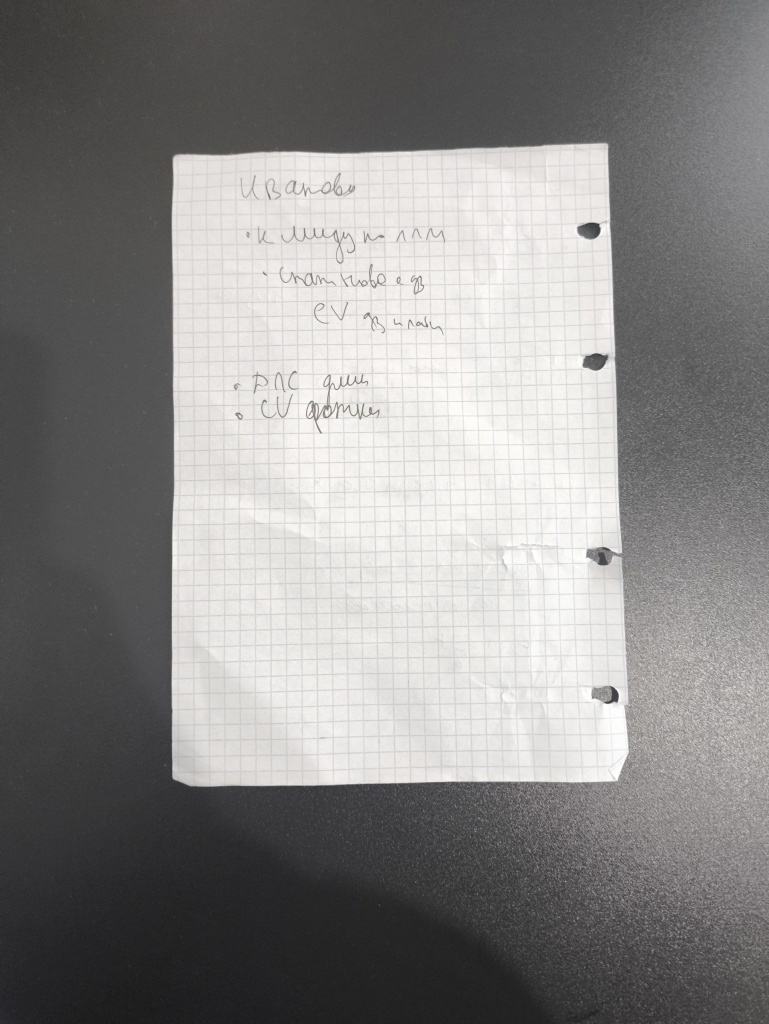
#> input picture HW2/data/01.jpg, 769 x 1024 px
$ python -i docscan.py   (imports and definitions only)
#> lines starting #> are read from the running program, lines starting #| are printed output that depends on the picture; after the words box and inside, x2 and y2 are one past the last pixel; in counts of white or black regions, pixels touching at a corner belong together
# -*- coding: utf-8 -*-
"""ДЗ 2 «Сканер документов» — шаблон.

Запуск:  python docscan.py <команда> [аргументы]      (список команд — README.md)

Тринадцать функций с пометкой TODO — ваша работа; всё остальное (разбор
аргументов, чтение и запись, склейка этапов, разметка кликами, прогон по
набору, цикл видео) дано готовым. Склейку ``detect`` можно менять и улучшать;
имена и сигнатуры функций с TODO не меняйте — по ним работают тесты и проверка.
Самопроверка: ``pytest tests -q``.
"""
import argparse
import csv
import glob
import io
import itertools
import json
import os
import sys
import time

import cv2
import numpy as np

__version__ = "1.0"

A4 = 210.0 / 297.0                                  # W / H листа A4 в книжной ориентации
NOISE_KERNEL = np.float32([[1, -2, 1], [-2, 4, -2], [1, -2, 1]])   # разность двух лапласианов: Σh = 0, Σh² = 36

# --------------------------------------------------------------- ввод-вывод ---


# [18 lines left out: functions imread, imwrite, not called in this run]


def as_uint8(x):
    """float → uint8 только через обрезку (правило курса: uint8 переполняется молча)."""
    return np.clip(np.round(x), 0, 255).astype(np.uint8)


def to_gray(img):
    return cv2.cvtColor(img, cv2.COLOR_BGR2GRAY) if img.ndim == 3 else img


def work_image(img, long_side=640):
    """Кадр → серый рабочего размера (длинная сторона ≤ long_side, INTER_AREA — правило L4) и масштаб.

    Лист ищем на уменьшенном кадре: текст сливается в серое, границы листа остаются, а счёт
    дешевеет вчетверо на каждое уменьшение вдвое — без этого не будет 10 кадров в секунду.
    """
    h, w = img.shape[:2]
    scale = min(1.0, float(long_side) / max(h, w))
    if scale < 1.0:
        img = cv2.resize(img, (int(round(w * scale)), int(round(h * scale))), interpolation=cv2.INTER_AREA)
    return to_gray(img), scale


def to_full(pts, scale):
    """Координаты рабочего кадра → исходного: центр пикселя — в (x + 0.5), отсюда поправка на полпикселя (L4)."""
    return (np.asarray(pts, np.float32) + 0.5) / scale - 0.5


# ------------------------------------------------------------ 1. предобработка ---


def estimate_noise(gray):
    """Оценка σ шума по одному кадру, без эталона (в кодах яркости).

    Кадр сворачивается с NOISE_KERNEL — ядро гасит постоянную, наклон и прямые края вдоль осей,
    шум проходит: у белого шума σ отклик имеет σ_r = σ · sqrt(Σh²) = 6σ (формула L5).
    σ_r оцениваем робастно, через медиану модуля: для нормального закона median|r| = 0.6745 · σ_r —
    так текст и края (выбросы) оценку почти не сдвигают.
    """
    g = gray.astype(np.float32)
    r = cv2.filter2D(g, -1, NOISE_KERNEL, borderType=cv2.BORDER_REFLECT)[1:-1, 1:-1]
    return float(np.median(np.abs(r)) / 0.6745 / 6.0)


def denoise(gray, noise_sigma, target=1.0, lo=1.0, hi=3.0):
    """Сглаживание Гауссом, σ фильтра — по измеренному шуму. Возвращает (кадр, σ фильтра).

    Гаусс с σ_f оставляет от шума σ_n · sqrt(Σh²) ≈ σ_n / (2 · sqrt(π) · σ_f) (L5). Отсюда σ_f, при которой
    остаётся target кодов; меньше lo не берём (Canny на несглаженном кадре ловит зерно), больше hi — тоже (углы листа скругляются).
    """
    sigma_f = float(np.clip(noise_sigma / (2.0 * np.sqrt(np.pi) * target), lo, hi))
    return cv2.GaussianBlur(gray, (0, 0), sigma_f), sigma_f


# [5 lines left out: function noise_after_filter, not called in this run]


def erase_text(gray, k=9):
    """Серое закрытие (L3) ядром k × k стирает тёмные детали уже k px — строки текста, линии таблицы, волокна дерева.

    Границу «светлый лист / тёмный стол» закрытие не сдвигает и не размывает. k = 0 — шаг выключен:
    сравните карту краёв с ним и без него (команда edges, ключ --close).
    """
    return cv2.morphologyEx(gray, cv2.MORPH_CLOSE, np.ones((k, k), np.uint8)) if k and k > 1 else gray


# ------------------------------------------------------------------ 2. края ---


def auto_canny(gray, k=0.33):
    """Canny с порогами от медианы яркости кадра: lo = (1 − k) · m, hi = (1 + k) · m. Возвращает (края 0/255, (lo, hi)).

    Правило из туториалов — в отчёте его нужно проверить измерением на своих кадрах, а не принять на веру.
    """
    m = float(np.median(gray))
    lo = int(np.clip(round((1.0 - k) * m), 0, 255))
    hi = int(np.clip(round((1.0 + k) * m), 0, 255))
    return cv2.Canny(gray, lo, hi, L2gradient=True), (lo, hi)


# ------------------------------------------------------- 3a. путь «контуры» ---


def quad_from_contours(edges, min_area=0.10, eps=0.02, close_k=5, top=5):
    """Карта краёв → четыре угла листа float32 (4, 2) или None.

    Закрытие (чтобы граница листа замкнулась) → findContours → крупнейшие по площади → approxPolyDP
    с допуском eps · периметр → первый выпуклый четырёхугольник площадью ≥ min_area кадра.
    """
    h, w = edges.shape[:2]
    kern = np.ones((close_k, close_k), np.uint8)
    closed = cv2.morphologyEx(edges, cv2.MORPH_CLOSE, kern)
    cnts = cv2.findContours(closed, cv2.RETR_LIST, cv2.CHAIN_APPROX_SIMPLE)[-2]
    cnts = sorted(cnts, key=cv2.contourArea, reverse=True)[:top]
    for c in cnts:
        approx = cv2.approxPolyDP(c, eps * cv2.arcLength(c, True), True)
        if len(approx) == 4 and cv2.isContourConvex(approx) and cv2.contourArea(approx) >= min_area * h * w:
            return order_corners(approx.reshape(4, 2).astype(np.float32))
    return None


# --------------------------------------------------- 3b. путь «Хаф + RANSAC» ---


# [36 lines left out: functions hough_segments, segment_points, line_through, intersect, not called in this run]


def point_line_dist(pts, line):
    """Расстояния точек (N, 2) до нормированной прямой (a, b, c), px."""
    return np.abs(pts[:, 0] * line[0] + pts[:, 1] * line[1] + line[2])


# [102 lines left out: functions fit_line, ransac_line, dominant_lines, is_convex_quad, quad_from_lines, quad_from_hough, not called in this run]


# ------------------------------------------------------------- 4. геометрия ---


def order_corners(pts):
    """Четыре точки в любом порядке → float32 (4, 2) по часовой стрелке, первым — угол с минимальной x + y.

    Для листа, снятого «примерно ровно», это tl, tr, br, bl. Порядок — по углу вокруг центроида: правило
    «суммы и разности» из занятия 4 при повороте листа на 45° даёт «бабочку», а сканеру лист кладут как угодно.
    """
    p = np.asarray(pts, np.float32).reshape(4, 2)
    c = p.mean(0)
    p = p[np.argsort(np.arctan2(p[:, 1] - c[1], p[:, 0] - c[0]))]
    return np.roll(p, -int(np.argmin(p.sum(1))), axis=0).astype(np.float32)


# [63 lines left out: functions rectify, quad_iou, remove_shadows, binarize, ink_match, not called in this run]


# ---------------------------------------------------------------- пайплайн ---


def looks_like_paper(gray, quad, ring=15, min_gain=1.05):
    """Проверка «это лист, а не книга и не монитор»: медиана яркости внутри четырёхугольника выше, чем в кольце вокруг него."""
    inside = np.zeros(gray.shape[:2], np.uint8)
    cv2.fillConvexPoly(inside, np.int32(np.round(quad)), 1)
    around = cv2.dilate(inside, np.ones((2 * ring + 1, 2 * ring + 1), np.uint8)) - inside
    if not inside.any() or not around.any():
        return True
    return float(np.median(gray[inside > 0])) >= min_gain * float(np.median(gray[around > 0]))


def edge_map(gray, canny="auto", k=0.33, close_k=9):
    """Серый рабочий кадр → (края, числа этапа): оценка шума → Гаусс по шуму → закрытие текста → Canny."""
    sigma_n = estimate_noise(gray)
    smooth, sigma_f = denoise(gray, sigma_n)
    smooth = erase_text(smooth, close_k)
    if canny == "auto":
        edges, (lo, hi) = auto_canny(smooth, k)
    else:
        lo, hi = int(canny[0]), int(canny[1])
        edges = cv2.Canny(smooth, lo, hi, L2gradient=True)
    return edges, {"noise_sigma": round(sigma_n, 2), "filter_sigma": round(sigma_f, 2), "median": float(np.median(smooth)),
                   "canny": [lo, hi], "edge_pct": round(float(100.0 * (edges > 0).mean()), 2)}


def detect(img, method="auto", long_side=640, canny="auto", k=0.33, close_k=9, paper_check=True, seed=0):
    """Кадр → (углы листа в координатах кадра, по часовой от верхнего левого, или None; числа этапов).

    method: ``contour`` — путь 3a, ``hough`` — путь 3b, ``auto`` — сначала контуры, не нашли — Хаф.
    canny: ``auto`` (пороги от медианы, параметр k) или пара (lo, hi). close_k — ядро закрытия текста (0 — без него).
    Эту склейку можно менять и улучшать — сигнатуры функций с TODO менять нельзя.
    """
    t0 = time.perf_counter()
    gray, scale = work_image(img, long_side)
    edges, info = edge_map(gray, canny, k, close_k)
    quad, path = None, None
    for m in (("contour", "hough") if method == "auto" else (method,)):
        q = quad_from_contours(edges) if m == "contour" else quad_from_hough(edges, seed=seed)
        if q is not None and (not paper_check or looks_like_paper(gray, q)):
            quad, path = order_corners(to_full(q, scale)), m
            break
    info.update(path=path, ms=round(1000.0 * (time.perf_counter() - t0), 1))
    return quad, info


# [147 lines left out: functions draw_quad, load_annotations, save_annotations, pick_corners, evaluate, frames_from and 1 more, not called in this run]


# --------------------------------------------------------------------- CLI ---


def _log(**kw):
    print(json.dumps(kw, ensure_ascii=False))


def _canny_arg(s):
    return "auto" if s == "auto" else tuple(int(v) for v in s.split(","))


def _corners_list(q):
    return None if q is None else [[round(float(x), 1), round(float(y), 1)] for x, y in q]


def _detect_kw(a):
    return dict(long_side=a.long_side, canny=a.canny, k=a.k, close_k=a.close, paper_check=not a.no_paper_check, seed=a.seed)


def _gt_for(a, path):
    ann = load_annotations(a.ann) if getattr(a, "ann", None) else {}
    return ann.get(os.path.basename(path), "нет")


# [111 lines left out: functions cmd_noise, cmd_edges, cmd_detect, cmd_scan, cmd_binarize, _expand and 2 more, not called in this run]


def cmd_video(a):
    stats = run_video(a.source, a.method, a.seconds, not a.no_window, a.save, **_detect_kw(a))
    _log(command="video", source=a.source, method=a.method, **stats)


# [54 lines left out: functions build_parser, main, not called in this run]


# [3 lines not run here, left out]

>>> import cv2
>>> picture = cv2.imread('data/01.jpg')
#> picture is the input picture: shape (1024, 769, 3); mean B, G, R 134.4, 135.4, 136.6
>>> result = detect(picture)
#> in detect, `gray, scale = work_image(img, long_side)`: scale = 0.625
#> in estimate_noise, `r = cv2.filter2D(g, -1, NOISE_KERNEL, borderType=cv2.BORDER_REFLECT)[1..`:
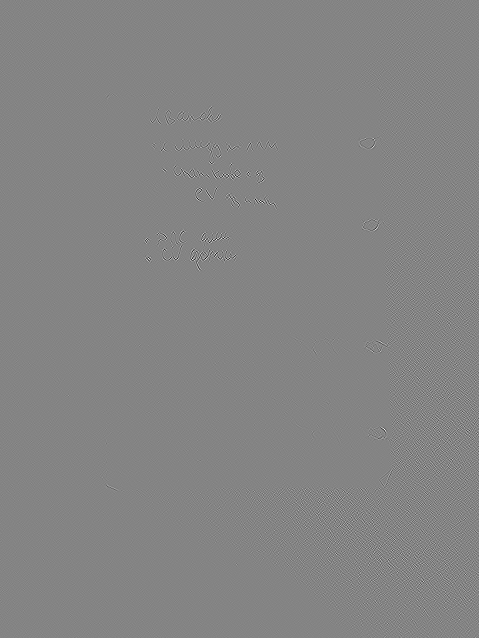
#> r: shape (638, 479) float32; min -241, max 223, mean 0; drawn with min black and max white
#> in edge_map, `sigma_n = estimate_noise(gray)`: sigma_n = 0.988
#> in denoise, `sigma_f = float(np.clip(noise_sigma / (2.0 * np.sqrt(np.pi) * target),..`: sigma_f = 1
#> in auto_canny, `m = float(np.median(gray))`: m = 108
#> in auto_canny, `lo = int(np.clip(round((1.0 - k) * m), 0, 255))`: lo = 72
#> in auto_canny, `hi = int(np.clip(round((1.0 + k) * m), 0, 255))`: hi = 144
#> in edge_map, `edges, (lo, hi) = auto_canny(smooth, k)`:
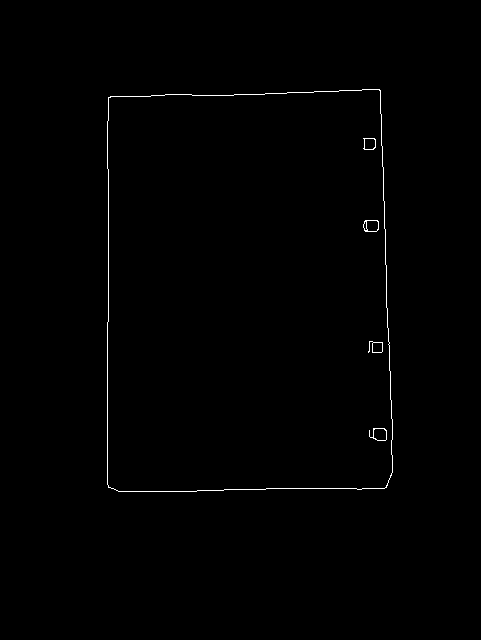
#> edges: shape (640, 481); 0.51% white in thin lines or dots, all inside (x1, y1, x2, y2) = (107, 89, 393, 492)
#> in edge_map, `edges, (lo, hi) = auto_canny(smooth, k)`: lo = 72; hi = 144
#> in detect, `edges, info = edge_map(gray, canny, k, close_k)`: info = {'noise_sigma': 0.99, 'filter_sigma': 1, 'median': 108, 'canny': [72, 144], 'edge_pct': 0.51}
#> the loop in detect, `for m in (("contour", "hough") if method == "auto" else (method,)):` made 1 pass
#> (q, path) on pass 1: ([[108, 97], [379, 89], [386, 487], [108, 487]], 'contour')
#> pass 1, in looks_like_paper, `around = cv2.dilate(inside, np.ones((2 * ring + 1, 2 * ring + 1), np.u..`:
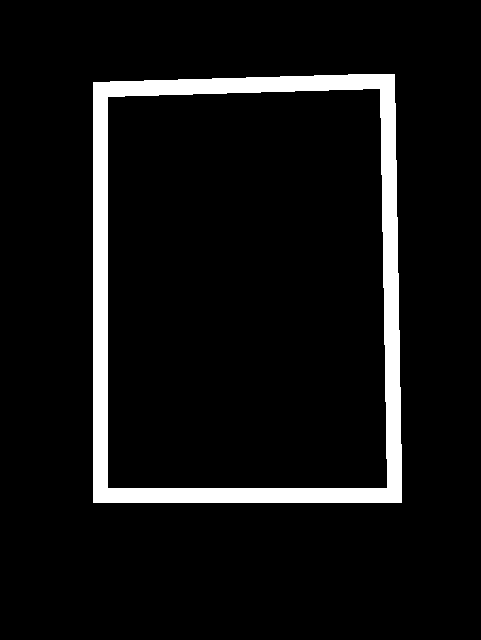
#> around: shape (640, 481); values 0 (black) and 1 (white), 6.9% white; 1 white region, box (x1, y1, x2, y2) and area: (93, 74, 402, 503) 21240

$ run again, on HW2/data/03.jpg
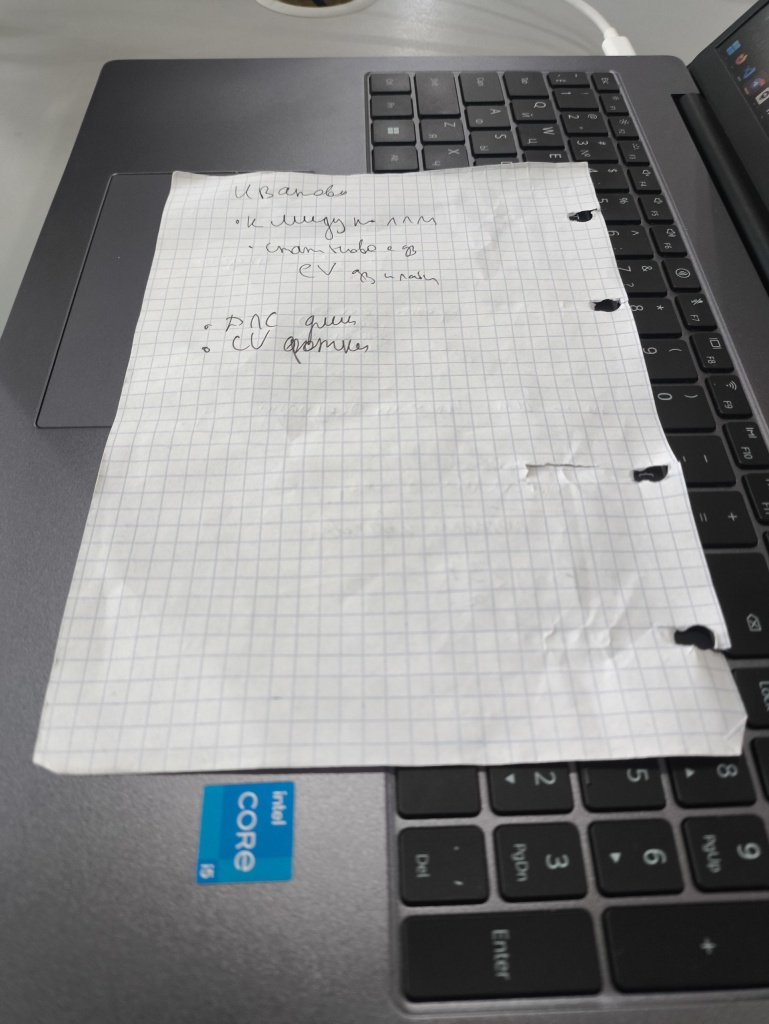
#> input picture HW2/data/03.jpg, 769 x 1024 px
#> picture is the input picture: shape (1024, 769, 3); mean B, G, R 137.6, 137.3, 136.7
#> in detect, `gray, scale = work_image(img, long_side)`: scale = 0.625
#> sigma_n = 0.494
#> in denoise, `sigma_f = float(np.clip(noise_sigma / (2.0 * np.sqrt(np.pi) * target),..`: sigma_f = 1
#> m = 143
#> in auto_canny, `lo = int(np.clip(round((1.0 - k) * m), 0, 255))`: lo = 96
#> in auto_canny, `hi = int(np.clip(round((1.0 + k) * m), 0, 255))`: hi = 190
#> in edge_map, `edges, (lo, hi) = auto_canny(smooth, k)`:
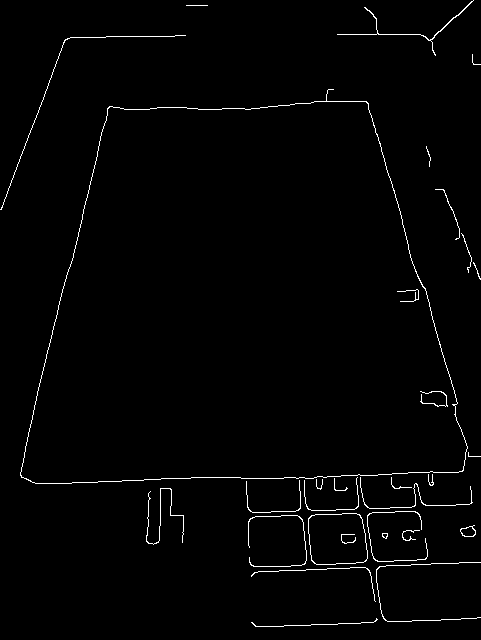
#> edges: shape (640, 481); 1.4% white in thin lines or dots
#> in edge_map, `edges, (lo, hi) = auto_canny(smooth, k)`: lo = 96; hi = 190
#> info = {'noise_sigma': 0.49, 'filter_sigma': 1, 'median': 143, 'canny': [96, 190], 'edge_pct': 1.43}
#> the loop in detect, `for m in (("contour", "hough") if method == "auto" else (method,)):` made 1 pass
#> (q, path) on pass 1: ([[107, 109], [365, 101], [463, 469], [22, 477]], 'contour')
#> pass 1, in looks_like_paper, `around = cv2.dilate(inside, np.ones((2 * ring + 1, 2 * ring + 1), np.u..`:
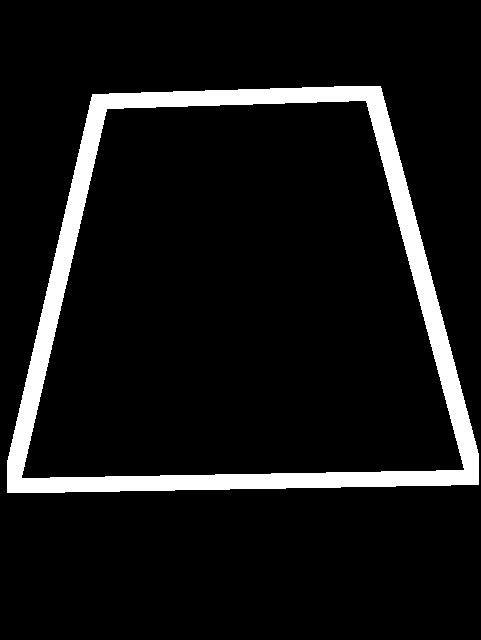
#> around: shape (640, 481); values 0 (black) and 1 (white), 8.3% white; 1 white region, box (x1, y1, x2, y2) and area: (7, 86, 479, 493) 25470
